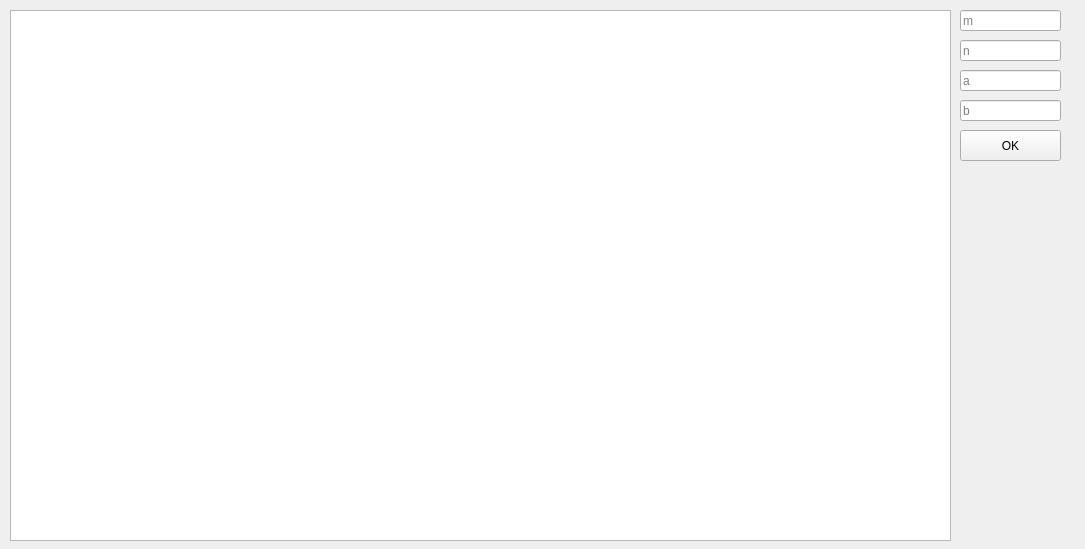
<?xml version="1.0" encoding="UTF-8"?>
<ui version="4.0">
 <class>MainWindow</class>
 <widget class="QMainWindow" name="MainWindow">
  <property name="geometry">
   <rect>
    <x>0</x>
    <y>0</y>
    <width>1085</width>
    <height>549</height>
   </rect>
  </property>
  <property name="windowTitle">
   <string>MainWindow</string>
  </property>
  <widget class="QWidget" name="centralWidget">
   <widget class="QPushButton" name="okButton">
    <property name="geometry">
     <rect>
      <x>960</x>
      <y>130</y>
      <width>101</width>
      <height>31</height>
     </rect>
    </property>
    <property name="text">
     <string>OK</string>
    </property>
   </widget>
   <widget class="QGraphicsView" name="graphicsView">
    <property name="geometry">
     <rect>
      <x>10</x>
      <y>10</y>
      <width>941</width>
      <height>531</height>
     </rect>
    </property>
   </widget>
   <widget class="QLineEdit" name="mText">
    <property name="geometry">
     <rect>
      <x>960</x>
      <y>10</y>
      <width>101</width>
      <height>21</height>
     </rect>
    </property>
    <property name="placeholderText">
     <string>m</string>
    </property>
   </widget>
   <widget class="QLineEdit" name="nText">
    <property name="geometry">
     <rect>
      <x>960</x>
      <y>40</y>
      <width>101</width>
      <height>21</height>
     </rect>
    </property>
    <property name="placeholderText">
     <string>n</string>
    </property>
   </widget>
   <widget class="QLineEdit" name="aText">
    <property name="geometry">
     <rect>
      <x>960</x>
      <y>70</y>
      <width>101</width>
      <height>21</height>
     </rect>
    </property>
    <property name="placeholderText">
     <string>a</string>
    </property>
   </widget>
   <widget class="QLineEdit" name="bText">
    <property name="geometry">
     <rect>
      <x>960</x>
      <y>100</y>
      <width>101</width>
      <height>21</height>
     </rect>
    </property>
    <property name="placeholderText">
     <string>b</string>
    </property>
   </widget>
  </widget>
 </widget>
 <layoutdefault spacing="6" margin="11"/>
 <resources/>
 <connections/>
</ui>
